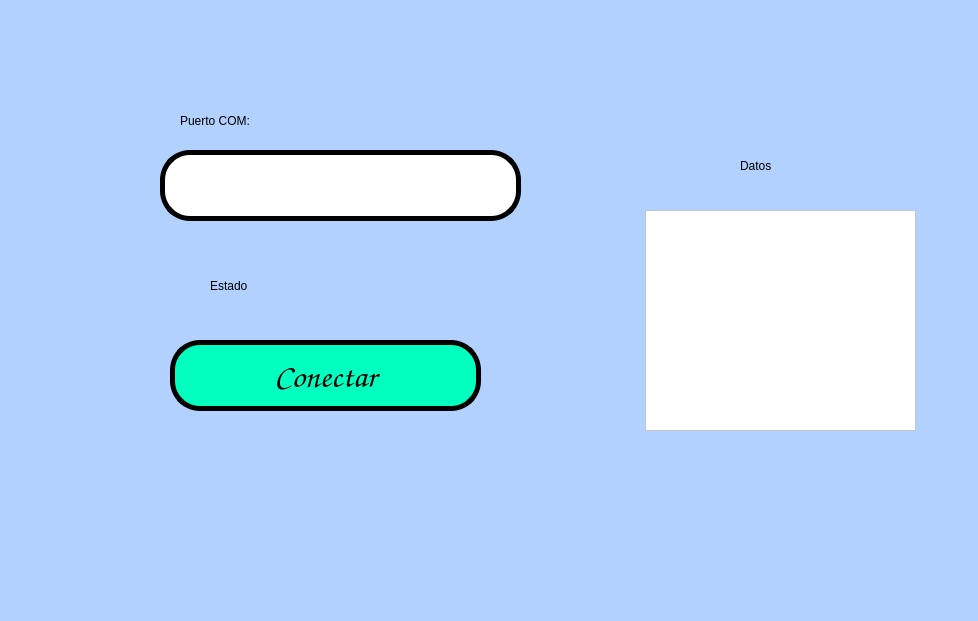
<?xml version="1.0" encoding="UTF-8"?>
<ui version="4.0">
 <class>MainWindow</class>
 <widget class="QMainWindow" name="MainWindow">
  <property name="geometry">
   <rect>
    <x>0</x>
    <y>0</y>
    <width>978</width>
    <height>621</height>
   </rect>
  </property>
  <property name="windowTitle">
   <string>MainWindow</string>
  </property>
  <property name="styleSheet">
   <string notr="true">background-color: rgb(178, 209, 255);</string>
  </property>
  <widget class="QWidget" name="centralwidget">
   <widget class="QPushButton" name="btn_accion">
    <property name="geometry">
     <rect>
      <x>170</x>
      <y>340</y>
      <width>311</width>
      <height>71</height>
     </rect>
    </property>
    <property name="palette">
     <palette>
      <active>
       <colorrole role="Button">
        <brush brushstyle="SolidPattern">
         <color alpha="255">
          <red>3</red>
          <green>255</green>
          <blue>192</blue>
         </color>
        </brush>
       </colorrole>
       <colorrole role="Base">
        <brush brushstyle="SolidPattern">
         <color alpha="255">
          <red>3</red>
          <green>255</green>
          <blue>192</blue>
         </color>
        </brush>
       </colorrole>
       <colorrole role="Window">
        <brush brushstyle="SolidPattern">
         <color alpha="255">
          <red>3</red>
          <green>255</green>
          <blue>192</blue>
         </color>
        </brush>
       </colorrole>
      </active>
      <inactive>
       <colorrole role="Button">
        <brush brushstyle="SolidPattern">
         <color alpha="255">
          <red>3</red>
          <green>255</green>
          <blue>192</blue>
         </color>
        </brush>
       </colorrole>
       <colorrole role="Base">
        <brush brushstyle="SolidPattern">
         <color alpha="255">
          <red>3</red>
          <green>255</green>
          <blue>192</blue>
         </color>
        </brush>
       </colorrole>
       <colorrole role="Window">
        <brush brushstyle="SolidPattern">
         <color alpha="255">
          <red>3</red>
          <green>255</green>
          <blue>192</blue>
         </color>
        </brush>
       </colorrole>
      </inactive>
      <disabled>
       <colorrole role="Button">
        <brush brushstyle="SolidPattern">
         <color alpha="255">
          <red>3</red>
          <green>255</green>
          <blue>192</blue>
         </color>
        </brush>
       </colorrole>
       <colorrole role="Base">
        <brush brushstyle="SolidPattern">
         <color alpha="255">
          <red>3</red>
          <green>255</green>
          <blue>192</blue>
         </color>
        </brush>
       </colorrole>
       <colorrole role="Window">
        <brush brushstyle="SolidPattern">
         <color alpha="255">
          <red>3</red>
          <green>255</green>
          <blue>192</blue>
         </color>
        </brush>
       </colorrole>
      </disabled>
     </palette>
    </property>
    <property name="font">
     <font>
      <family>Comic Sans MS</family>
      <pointsize>25</pointsize>
      <weight>9</weight>
      <italic>false</italic>
      <bold>false</bold>
     </font>
    </property>
    <property name="whatsThis">
     <string>&lt;html&gt;&lt;head/&gt;&lt;body&gt;&lt;p&gt;&lt;span style=&quot; color:#ff5500;&quot;&gt;aserfg&lt;/span&gt;&lt;/p&gt;&lt;/body&gt;&lt;/html&gt;</string>
    </property>
    <property name="styleSheet">
     <string notr="true">background-color: rgb(3, 255, 192);
border: 5px solid black;
border-radius: 30px;
font: 75 25pt &quot;Comic Sans MS&quot;;</string>
    </property>
    <property name="text">
     <string>Conectar</string>
    </property>
   </widget>
   <widget class="QLabel" name="label">
    <property name="geometry">
     <rect>
      <x>180</x>
      <y>100</y>
      <width>361</width>
      <height>41</height>
     </rect>
    </property>
    <property name="styleSheet">
     <string notr="true">font: 75 18pt &quot;Comic Sans MS&quot;;</string>
    </property>
    <property name="text">
     <string>Puerto COM:</string>
    </property>
   </widget>
   <widget class="QLineEdit" name="txt_com">
    <property name="geometry">
     <rect>
      <x>160</x>
      <y>150</y>
      <width>361</width>
      <height>71</height>
     </rect>
    </property>
    <property name="font">
     <font>
      <family>Comic Sans MS</family>
      <pointsize>22</pointsize>
      <weight>50</weight>
      <bold>false</bold>
     </font>
    </property>
    <property name="styleSheet">
     <string notr="true">background-color: rgb(255, 255, 255);
border: 5px solid black;
border-radius: 30px;</string>
    </property>
    <property name="text">
     <string/>
    </property>
   </widget>
   <widget class="QLabel" name="imagen_3">
    <property name="geometry">
     <rect>
      <x>860</x>
      <y>460</y>
      <width>101</width>
      <height>91</height>
     </rect>
    </property>
    <property name="autoFillBackground">
     <bool>false</bool>
    </property>
    <property name="styleSheet">
     <string notr="true"/>
    </property>
    <property name="text">
     <string/>
    </property>
    <property name="pixmap">
     <pixmap resource="../../Archivos/Recursos.qrc">:/ejercicios/ContornoTD.jpg</pixmap>
    </property>
    <property name="scaledContents">
     <bool>true</bool>
    </property>
   </widget>
   <widget class="QLabel" name="imagen_2">
    <property name="geometry">
     <rect>
      <x>780</x>
      <y>0</y>
      <width>181</width>
      <height>91</height>
     </rect>
    </property>
    <property name="autoFillBackground">
     <bool>false</bool>
    </property>
    <property name="styleSheet">
     <string notr="true"/>
    </property>
    <property name="text">
     <string/>
    </property>
    <property name="pixmap">
     <pixmap resource="../../Archivos/Recursos.qrc">:/logos/log_uat_nuevo.png</pixmap>
    </property>
    <property name="scaledContents">
     <bool>true</bool>
    </property>
   </widget>
   <widget class="QLabel" name="imagen">
    <property name="geometry">
     <rect>
      <x>0</x>
      <y>0</y>
      <width>121</width>
      <height>101</height>
     </rect>
    </property>
    <property name="autoFillBackground">
     <bool>false</bool>
    </property>
    <property name="styleSheet">
     <string notr="true"/>
    </property>
    <property name="text">
     <string/>
    </property>
    <property name="pixmap">
     <pixmap resource="../../Archivos/Recursos.qrc">:/logos/FIT_logo_vertical.png</pixmap>
    </property>
    <property name="scaledContents">
     <bool>true</bool>
    </property>
   </widget>
   <widget class="QLabel" name="lbl_estado">
    <property name="geometry">
     <rect>
      <x>210</x>
      <y>250</y>
      <width>181</width>
      <height>71</height>
     </rect>
    </property>
    <property name="styleSheet">
     <string notr="true">font: 75 18pt &quot;Comic Sans MS&quot;;
</string>
    </property>
    <property name="text">
     <string>Estado</string>
    </property>
   </widget>
   <widget class="QLabel" name="lbl_estado_2">
    <property name="geometry">
     <rect>
      <x>740</x>
      <y>130</y>
      <width>181</width>
      <height>71</height>
     </rect>
    </property>
    <property name="styleSheet">
     <string notr="true">font: 75 18pt &quot;Comic Sans MS&quot;;
</string>
    </property>
    <property name="text">
     <string>Datos</string>
    </property>
   </widget>
   <widget class="QListWidget" name="lista_datos">
    <property name="geometry">
     <rect>
      <x>645</x>
      <y>210</y>
      <width>271</width>
      <height>221</height>
     </rect>
    </property>
    <property name="styleSheet">
     <string notr="true">background-color: rgb(255, 255, 255);</string>
    </property>
   </widget>
  </widget>
  <widget class="QMenuBar" name="menubar">
   <property name="geometry">
    <rect>
     <x>0</x>
     <y>0</y>
     <width>978</width>
     <height>26</height>
    </rect>
   </property>
  </widget>
  <widget class="QStatusBar" name="statusbar"/>
 </widget>
 <resources>
  <include location="../../Archivos/Recursos.qrc"/>
 </resources>
 <connections/>
</ui>
